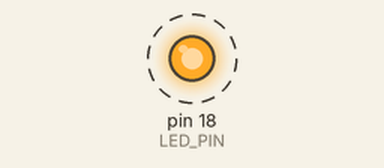
This sketch was run on a simulated Arduino Uno, built with avr-gcc and run on an emulated ATmega328P. Parts: output pins drawn as LEDs (lit = HIGH). Dashed ring = blinking. What the sketch prints to the serial monitor is not drawn.

Above: at 0.2 s.
Timing chart, 0 to 3.0 s (numbered marks = the images above):
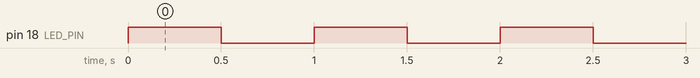

Measured:
- by itself, pin 18 (LED_PIN): alternates HIGH for 0.50 s and LOW for 0.50 s

The sketch:

led-blink.ino
```cpp
// External LED: GPIO18 -> 220-330 ohm resistor -> LED anode.
// Connect the LED cathode to GND.
constexpr int LED_PIN = 18;

void setup() {
  pinMode(LED_PIN, OUTPUT);
  digitalWrite(LED_PIN, LOW);
  Serial.begin(115200);
}

void loop() {
  digitalWrite(LED_PIN, HIGH);
  Serial.println("LED=ON");
  delay(500);
  digitalWrite(LED_PIN, LOW);
  Serial.println("LED=OFF");
  delay(500);
}
```
